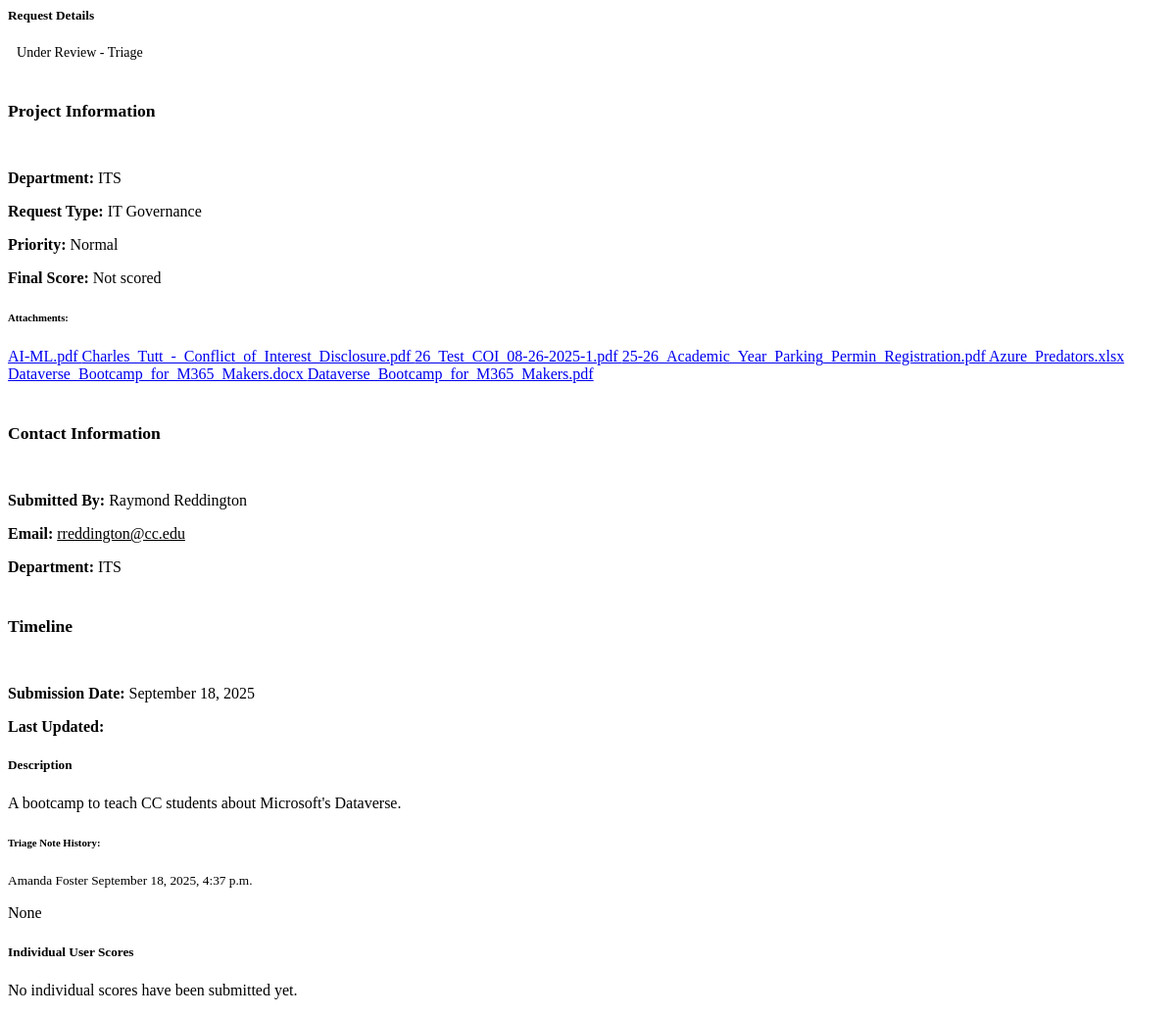
The page /66/final-scoring-details-modal/ (signed in) on the database its author committed.
### projects/models.py (models this page shows, shortened)
class Project(models.Model):
    STATUS_CHOICES = [
        ('pending', 'Pending Review'),
        ('approved', 'Approved'),
        ('rejected', 'Rejected'),
        ('under_review_triage', 'Under Review - Triage'),
        ('under_review_governance', 'Under Review - Governance'),
        ('under_review_final_governance', 'Under Review - Final Governance'),
        ('completed', 'Completed'),
        ('archived', 'Archived'),
        ('on_hold', 'On Hold'),
        ('cancelled', 'Cancelled'),
    ]
    STAGE_CHOICES = [
        ('Pending_Review', 'Pending Review'),
        ('Under_Review_Triage', 'Under Review - Triage'),
        ('Under_Review_governance', 'Under Review - Governance'),
        ('Under_Review_Final_governance', 'Under Review - Final Governance'),
        ('Governance_Closure', 'Governance Closed'),
        ('Deleted', 'Deleted'),
    ]
    PRIORITY_CHOICES = [
        ('Low', 'Low'),
        ('Normal', 'Normal'),
        ('High', 'High'),
        ('Top', 'Top'),
    ]
    FINAL_PRIORITY_CHOICES = [
        (1, 'Low'),
        (2, 'Medium'),
        (3, 'High'),
    ]
    PROJECT_TYPE_CHOICES = [
        ('not_yet_decided', 'Not Yet Decided'),
        ('process_improvement', 'Process Improvement'),
        ('it_governance', 'IT Governance'),
        ('erp_governance', 'ERP Governance'),
        ('ai_governance', 'AI Governance'),
    ]
    title = models.CharField(max_length=200)
    description = models.TextField()
    project_type = models.CharField(
        max_length=20,
        choices=PROJECT_TYPE_CHOICES,
        default='not_yet_decided',
        verbose_name="Request Type",
        help_text="Type of request submission"
    )
    submitted_by = models.ForeignKey(User, on_delete=models.CASCADE, null=True, blank=True)
    submission_date = models.DateTimeField(default=timezone.now)
    status = models.CharField(max_length=30, choices=STATUS_CHOICES, default='pending')
    stage = models.CharField(max_length=30, choices=STAGE_CHOICES, default='Pending_Review', help_text="Current stage of the project")
    budget = models.DecimalField(max_digits=10, decimal_places=2, null=True, blank=True)
    start_date = models.DateField(null=True, blank=True)
    end_date = models.DateField(null=True, blank=True)
    department = models.CharField(max_length=100, null=True, blank=True)
    contact_person = models.CharField(max_length=100, null=True, blank=True)
    contact_email = models.EmailField(null=True, blank=True)
    contact_phone = models.CharField(max_length=20, null=True, blank=True)
    triage_notes = models.TextField(blank=True, null=True)
    priority = models.CharField(max_length=10, choices=PRIORITY_CHOICES, default='Normal')
    scoring_notes = models.TextField(blank=True, null=True, help_text="Notes related to project scoring or evaluation")
    final_priority = models.IntegerField(null=True, blank=True, help_text="Project ranking (lower number = higher priority)")
    final_score = models.FloatField(null=True, blank=True, help_text="Final score")
    strategic_alignment = models.IntegerField(null=True, blank=True, help_text="Strategic alignment score (1-5)")
    cost_benefit = models.IntegerField(null=True, blank=True, help_text="Cost benefit score (1-5)")
    user_impact = models.IntegerField(null=True, blank=True, help_text="User impact and adoption score (1-5)")
    ease_of_implementation = models.IntegerField(null=True, blank=True, help_text="Ease of implementation score (1-5)")
    vendor_reputation_support = models.IntegerField(null=True, blank=True, help_text="Vendor reputation and support score (1-5)")
    security_compliance = models.IntegerField(null=True, blank=True, help_text="Security and compliance score (1-5)")
    student_centered = models.IntegerField(null=True, blank=True, help_text="Student-centered score (1-5)")
    class Meta:
        ordering = ['-submission_date']
        db_table = 'project_requests'

class ProjectFile(models.Model):
    project = models.ForeignKey(Project, on_delete=models.CASCADE, related_name='files')
    file = models.FileField(upload_to='project_files/')
    uploaded_at = models.DateTimeField(auto_now_add=True)
    class Meta:
        ordering = ['-uploaded_at']

class TriageNote(models.Model):
    project = models.ForeignKey(Project, on_delete=models.CASCADE, related_name='triage_note_history')
    notes = models.TextField()
    created_by = models.ForeignKey(User, on_delete=models.CASCADE)
    created_at = models.DateTimeField(auto_now_add=True)
    class Meta:
        ordering = ['-created_at']

### projects/views.py (the view)
# urls.py: path('<int:pk>/final-scoring-details-modal/', views.project_final_scoring_details_modal, name='project_final_scoring_details_modal'),
@login_required
def project_final_scoring_details_modal(request, pk):
    try:
        project = get_object_or_404(Project, pk=pk)
        scores = project.scores.all().order_by('-created_at')
        triage_notes = project.triage_note_history.all().order_by('-created_at')
        context = {
            'project': project,
            'scores': scores,
            'triage_notes': triage_notes,
        }
        return render(request, 'projects/project_final_scoring_details_modal.html', context)
    except Exception as e:
        return JsonResponse({'error': f'Server error: {str(e)}'}, status=500)

### projects/templates/projects/project_final_scoring_details_modal.html (shortened to what this page needs)
{% load static %}
{% load project_tags %}
<div class="card mb-4">
    <div class="card-header d-flex justify-content-between align-items-center">
        <h5 class="mb-0">Request Details</h5>
        <span class="badge {% if project.status == 'approved' %}bg-success
                         {% elif project.status == 'rejected' %}bg-danger
                         {% elif project.status == 'in_progress' %}bg-primary
                         {% elif project.status == 'completed' %}bg-secondary
                         {% else %}bg-warning{% endif %}">
            {{ project.get_status_display }}
        </span>
    </div>
    <div class="card-body">
        <div class="row">
            <div class="col-md-4">
                <h6 class="section-header mb-3">Project Information</h6>
                <p><strong>Department:</strong> {{ project.department|default:"Not specified" }}</p>
                <p><strong>Request Type:</strong> {{ project.get_project_type_display }}</p>
                <p><strong>Priority:</strong> {{ project.priority }}</p>
                <p><strong>Final Score:</strong> {{ project.final_score|floatformat:2|default:"Not scored" }}</p>
                {% if project.files.all %}
                <div class="mt-3">
                    <h6 class="mb-2"><strong>Attachments:</strong></h6>
                    <div class="list-group">
                        {% for file in project.files.all %}
                        <a href="{{ file.file.url }}" class="list-group-item list-group-item-action" target="_blank">
                             {{ file.file.name|cut:"project_files/" }}
                        </a>
                        {% endfor %}
                    </div>
                </div>
                {% endif %}
            </div>
            <div class="col-md-4">
                <h6 class="section-header mb-3">Contact Information</h6>
                <p><strong>Submitted By:</strong>
                    {% if project.submitted_by.first_name and project.submitted_by.last_name %}
                        {{ project.submitted_by.get_full_name }}
                    {% else %}
                        {{ project.submitted_by.username }}
                    {% endif %}
                </p>
                <p><strong>Email:</strong> <a href="mailto:{{ project.submitted_by.email }}" class="text-primary">{{ project.submitted_by.email }}</a></p>
                <p><strong>Department:</strong> {{ project.department|default:"Not specified" }}</p>
            </div>
            <div class="col-md-4">
                <h6 class="section-header mb-3">Timeline</h6>
                <p><strong>Submission Date:</strong> {{ project.submission_date|date:"F j, Y" }}</p>
                <p><strong>Last Updated:</strong> {{ project.updated_at|date:"F j, Y" }}</p>
            </div>
        </div>
        <h5 class="card-title mt-4 fw-bold">Description</h5>
        <p class="card-text">{{ project.description }}</p>
        {% if triage_notes %}
        <div class="mt-4">
            <h6 class="mb-3"><strong>Triage Note History:</strong></h6>
            <div class="list-group">
                {% for note in triage_notes %}
                <div class="list-group-item bg-dark-subtle">
                    <div class="d-flex justify-content-between align-items-center mb-2">
                        <small class="text-muted">
                            {% if note.created_by.first_name and note.created_by.last_name %}
                                {{ note.created_by.get_full_name }}
                            {% else %}
                                {{ note.created_by.username }}
                            {% endif %}
                            {{ note.created_at|date:"F j, Y, g:i a" }}
                        </small>
                    </div>
                    <p class="mb-0">{{ note.notes|linebreaks }}</p>
                </div>
                {% endfor %}
            </div>
        </div>
        {% endif %}
    </div>
</div>
<div class="card mb-4">
    <div class="card-header">
        <h5 class="mb-0">Individual User Scores</h5>
    </div>
    <div class="card-body">
        {% if scores %}
            <div class="table-responsive">
                <table class="table table-bordered table-hover">
                        <thead class="table-dark">
                            <tr>
                                <th>Strategic Alignment - (20%)</th>
                                <th>Cost Benefit - (15%)</th>
                                <th>User Impact - (20%)</th>
                                <th>Ease of Implementation - (15%)</th>
                                <th>Vendor Reputation - (10%)</th>
                                <th>Security Compliance - (10%)</th>
                                <th>Student-Centered - (10%)</th>
                                <th>Final Weighted Score</th>
                            </tr>
                        </thead>
                    <tbody>
                        {% for score in scores %}
                        <tr>
                            <td>{{ score.strategic_alignment|default:"-" }}</td>
                            <td>{{ score.cost_benefit|default:"-" }}</td>
                            <td>{{ score.user_impact|default:"-" }}</td>
                            <td>{{ score.ease_of_implementation|default:"-" }}</td>
                            <td>{{ score.vendor_reputation_support|default:"-" }}</td>
                            <td>{{ score.security_compliance|default:"-" }}</td>
                            <td>{{ score.student_centered|default:"-" }}</td>
                            <td><strong>{{ score.final_score|floatformat:2|default:"-" }}</strong></td>
                        </tr>
                        <tr class="timestamp-row">
                            <td colspan="8" class="p-3">
                                <div class="d-flex justify-content-between align-items-center">
                                    <small class="text-muted">
                                        <i class="fas fa-clock"></i>
                                        <span class="mountain-time" data-utc="{{ score.created_at|date:'c' }}">
                                            Submitted: {{ score.created_at|date:"F j, Y, g:i a" }} MT
                                        </span>
                                    </small>
                                    {% if score.updated_at != score.created_at %}
                                    <small class="text-muted">
                                        <i class="fas fa-edit"></i>
                                        <span class="mountain-time" data-utc="{{ score.updated_at|date:'c' }}">
                                            Updated: {{ score.updated_at|date:"F j, Y, g:i a" }} MT
                                        </span>
                                    </small>
                                    {% endif %}
                                </div>
                            </td>
                        </tr>
                        {% if score.scoring_notes %}
                        <tr class="scoring-notes-row">
                            <td colspan="8" class="p-3">
                                <div class="mb-2">
                                    <small class="text-muted">
                                        <i class="fas fa-comment"></i> Scoring Notes
                                    </small>
                                </div>
                                <p class="mb-0">{{ score.scoring_notes|linebreaks }}</p>
                            </td>
                        </tr>
                        {% endif %}
                        {% endfor %}
                    </tbody>
                </table>
            </div>
        {% else %}
            <p class="text-muted">No individual scores have been submitted yet.</p>
        {% endif %}
    </div>
</div>

### projects/templates/projects/project_final_scoring_details_modal.html (style rules this page uses)
.badge { font-size: 0.875rem; padding: 0.35em 0.65em; }
.section-header { font-size: 1.1rem; font-weight: 700; border-bottom: 2px solid var(--bs-border-color); padding-bottom: 0.5rem; }
.list-group-item { background-color: var(--bs-dark-subtle); border-color: var(--bs-border-color); }
.text-primary { color: var(--bs-primary) !important; }
.text-muted { color: var(--bs-secondary) !important; }

### rows shown on the page
Project: status "Under Review - Triage", department "ITS", project_type "IT Governance", priority "Normal", final_score "Not scored", submitted_by.get_full_name "Raymond Reddington", submitted_by.email "rreddington@cc.edu", submission_date "September 18, 2025", description "A bootcamp to teach CC students about Microsoft's Dataverse."
ProjectFile: file.name "AI-ML.pdf"
ProjectFile: file.name "Charles_Tutt_-_Conflict_of_Interest_Disclosure.pdf"
ProjectFile: file.name "26_Test_COI_08-26-2025-1.pdf"
ProjectFile: file.name "25-26_Academic_Year_Parking_Permin_Registration.pdf"
ProjectFile: file.name "Azure_Predators.xlsx"
ProjectFile: file.name "Dataverse_Bootcamp_for_M365_Makers.docx"
ProjectFile: file.name "Dataverse_Bootcamp_for_M365_Makers.pdf"
TriageNote: created_by.get_full_name "Amanda Foster", created_at "September 18, 2025, 4:37 p.m.", notes "None"
